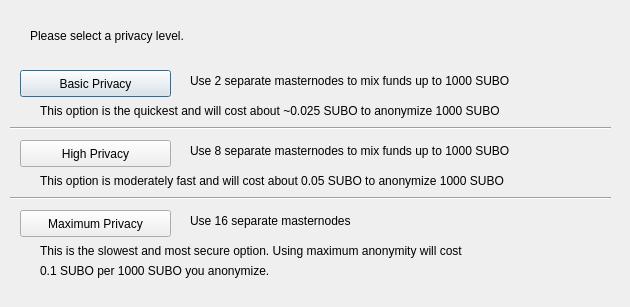
<?xml version="1.0" encoding="UTF-8"?>
<ui version="4.0">
 <class>DarksendConfig</class>
 <widget class="QDialog" name="DarksendConfig">
  <property name="geometry">
   <rect>
    <x>0</x>
    <y>0</y>
    <width>630</width>
    <height>307</height>
   </rect>
  </property>
  <property name="windowTitle">
   <string>Configure PrivateSend</string>
  </property>
  <widget class="QPushButton" name="buttonBasic">
   <property name="geometry">
    <rect>
     <x>20</x>
     <y>70</y>
     <width>151</width>
     <height>27</height>
    </rect>
   </property>
   <property name="text">
    <string>Basic Privacy</string>
   </property>
  </widget>
  <widget class="QPushButton" name="buttonHigh">
   <property name="geometry">
    <rect>
     <x>20</x>
     <y>140</y>
     <width>151</width>
     <height>27</height>
    </rect>
   </property>
   <property name="text">
    <string>High Privacy</string>
   </property>
  </widget>
  <widget class="QPushButton" name="buttonMax">
   <property name="geometry">
    <rect>
     <x>20</x>
     <y>210</y>
     <width>151</width>
     <height>27</height>
    </rect>
   </property>
   <property name="text">
    <string>Maximum Privacy</string>
   </property>
  </widget>
  <widget class="QLabel" name="label">
   <property name="geometry">
    <rect>
     <x>30</x>
     <y>20</y>
     <width>571</width>
     <height>31</height>
    </rect>
   </property>
   <property name="text">
    <string>Please select a privacy level.</string>
   </property>
  </widget>
  <widget class="QLabel" name="label_2">
   <property name="geometry">
    <rect>
     <x>190</x>
     <y>70</y>
     <width>421</width>
     <height>21</height>
    </rect>
   </property>
   <property name="text">
    <string>Use 2 separate masternodes to mix funds up to 1000 SUBO</string>
   </property>
  </widget>
  <widget class="QLabel" name="label_3">
   <property name="geometry">
    <rect>
     <x>190</x>
     <y>140</y>
     <width>411</width>
     <height>21</height>
    </rect>
   </property>
   <property name="text">
    <string>Use 8 separate masternodes to mix funds up to 1000 SUBO</string>
   </property>
  </widget>
  <widget class="QLabel" name="label_4">
   <property name="geometry">
    <rect>
     <x>190</x>
     <y>210</y>
     <width>421</width>
     <height>21</height>
    </rect>
   </property>
   <property name="text">
    <string>Use 16 separate masternodes</string>
   </property>
  </widget>
  <widget class="QLabel" name="label_6">
   <property name="geometry">
    <rect>
     <x>40</x>
     <y>100</y>
     <width>561</width>
     <height>21</height>
    </rect>
   </property>
   <property name="text">
    <string>This option is the quickest and will cost about ~0.025 SUBO to anonymize 1000 SUBO</string>
   </property>
  </widget>
  <widget class="QLabel" name="label_7">
   <property name="geometry">
    <rect>
     <x>40</x>
     <y>170</y>
     <width>561</width>
     <height>21</height>
    </rect>
   </property>
   <property name="text">
    <string>This option is moderately fast and will cost about 0.05 SUBO to anonymize 1000 SUBO</string>
   </property>
  </widget>
  <widget class="QLabel" name="label_8">
   <property name="geometry">
    <rect>
     <x>40</x>
     <y>240</y>
     <width>561</width>
     <height>21</height>
    </rect>
   </property>
   <property name="text">
    <string>This is the slowest and most secure option. Using maximum anonymity will cost</string>
   </property>
  </widget>
  <widget class="QLabel" name="label_9">
   <property name="geometry">
    <rect>
     <x>40</x>
     <y>260</y>
     <width>561</width>
     <height>21</height>
    </rect>
   </property>
   <property name="text">
    <string>0.1 SUBO per 1000 SUBO you anonymize.</string>
   </property>
  </widget>
  <widget class="Line" name="line">
   <property name="geometry">
    <rect>
     <x>10</x>
     <y>120</y>
     <width>601</width>
     <height>16</height>
    </rect>
   </property>
   <property name="orientation">
    <enum>Qt::Horizontal</enum>
   </property>
  </widget>
  <widget class="Line" name="line_2">
   <property name="geometry">
    <rect>
     <x>10</x>
     <y>190</y>
     <width>601</width>
     <height>16</height>
    </rect>
   </property>
   <property name="orientation">
    <enum>Qt::Horizontal</enum>
   </property>
  </widget>
 </widget>
 <resources/>
 <connections/>
</ui>
